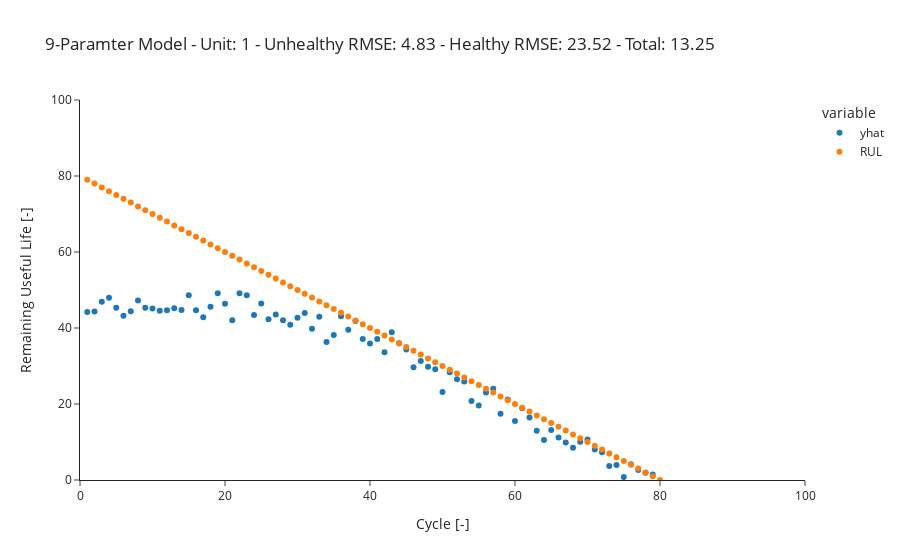
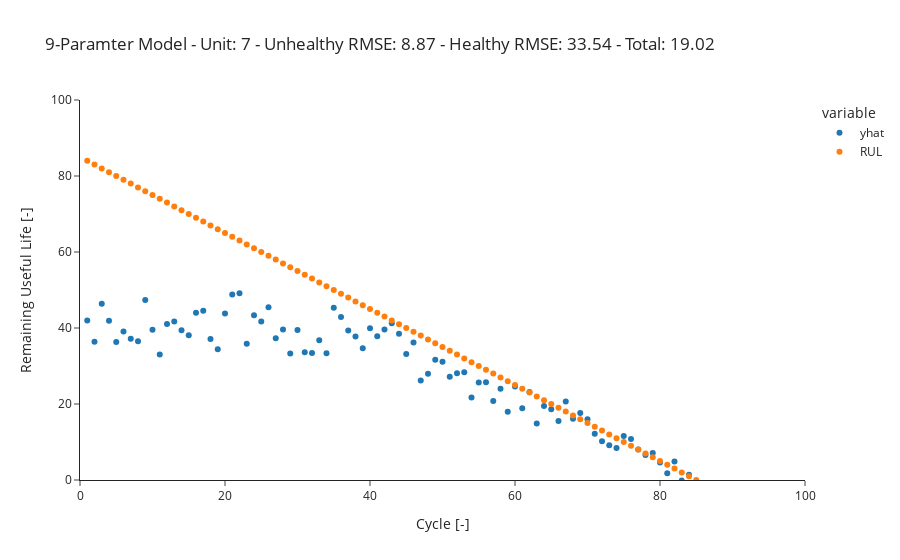

These figures' notebook cell, in order:
### Code cell
#plot out true target versus prediction with RMSE for 9-parameter model
unit_plots(df_results_true_9, title="9-Paramter Model")

### Figure 1 — Plotly figure (JSON) as saved in the notebook; plotly's stock layout.template omitted (floating-point values rounded to 4 significant figures)
{"data": [{"hovertemplate": "variable=yhat<br>cycle=%{x}<br>value=%{y}<extra></extra>", "legendgroup": "yhat", "marker": {"color": "#1F77B4", "symbol": "circle"}, "mode": "markers", "name": "yhat", "orientation": "v", "showlegend": true, "type": "scatter", "x": [1, 2, 3, 4, 5, 6, 7, 8, 9, 10, 11, 12, 13, 14, 15, 16, 17, 18, 19, 20, 21, 22, 23, 24, 25, 26, 27, 28, 29, 30, 31, 32, 33, 34, 35, 36, 37, 38, 39, 40, 41, 42, 43, 44, 45, 46, 47, 48, 49, 50, 51, 52, 53, 54, 55, 56, 57, 58, 59, 60, 61, 62, 63, 64, 65, 66, 67, 68, 69, 70, 71, 72, 73, 74, 75, 76, 77, 78, 79, 80], "xaxis": "x", "y": [44.23, 44.32, 46.91, 47.94, 45.3, 43.25, 44.42, 47.27, 45.33, 45.15, 44.55, 44.66, 45.19, 44.74, 48.63, 44.64, 42.82, 45.61, 49.14, 46.36, 42.04, 49.18, 48.62, 43.45, 46.42, 42.31, 43.57, 42.01, 40.84, 42.7, 43.97, 39.83, 42.98, 36.3, 38.18, 43.12, 39.56, 41.84, 37.08, 35.9, 37.07, 33.61, 38.9, 35.99, 34.34, 29.7, 31.33, 29.81, 29.17, 23.14, 28.36, 26.48, 25.95, 20.76, 19.6, 23.05, 24.04, 17.41, 21.21, 15.54, 18.89, 16.46, 12.97, 10.51, 13.18, 11.2, 9.892, 8.494, 10.06, 10.69, 8.014, 7.275, 3.665, 3.954, 0.7694, 4.131, 2.648, 1.9, 1.473, -0.2672], "yaxis": "y"}, {"hovertemplate": "variable=RUL<br>cycle=%{x}<br>value=%{y}<extra></extra>", "legendgroup": "RUL", "marker": {"color": "#FF7F0E", "symbol": "circle"}, "mode": "markers", "name": "RUL", "orientation": "v", "showlegend": true, "type": "scatter", "x": [1, 2, 3, 4, 5, 6, 7, 8, 9, 10, 11, 12, 13, 14, 15, 16, 17, 18, 19, 20, 21, 22, 23, 24, 25, 26, 27, 28, 29, 30, 31, 32, 33, 34, 35, 36, 37, 38, 39, 40, 41, 42, 43, 44, 45, 46, 47, 48, 49, 50, 51, 52, 53, 54, 55, 56, 57, 58, 59, 60, 61, 62, 63, 64, 65, 66, 67, 68, 69, 70, 71, 72, 73, 74, 75, 76, 77, 78, 79, 80], "xaxis": "x", "y": [79, 78, 77, 76, 75, 74, 73, 72, 71, 70, 69, 68, 67, 66, 65, 64, 63, 62, 61, 60, 59, 58, 57, 56, 55, 54, 53, 52, 51, 50, 49, 48, 47, 46, 45, 44, 43, 42, 41, 40, 39, 38, 37, 36, 35, 34, 33, 32, 31, 30, 29, 28, 27, 26, 25, 24, 23, 22, 21, 20, 19, 18, 17, 16, 15, 14, 13, 12, 11, 10, 9, 8, 7, 6, 5, 4, 3, 2, 1, 0], "yaxis": "y"}], "layout": {"legend": {"title": {"text": "variable"}, "tracegroupgap": 0}, "title": {"text": "9-Paramter Model - Unit: 1 - Unhealthy RMSE: 4.83 - Healthy RMSE: 23.52 - Total: 13.25"}, "xaxis": {"anchor": "y", "domain": [0, 1], "range": [0, 100], "title": {"text": "Cycle [-]"}}, "yaxis": {"anchor": "x", "domain": [0, 1], "range": [0, 100], "title": {"text": "Remaining Useful Life [-]"}}}}

### Figure 2 — Plotly figure (JSON) as saved in the notebook; plotly's stock layout.template omitted (floating-point values rounded to 4 significant figures)
{"data": [{"hovertemplate": "variable=yhat<br>cycle=%{x}<br>value=%{y}<extra></extra>", "legendgroup": "yhat", "marker": {"color": "#1F77B4", "symbol": "circle"}, "mode": "markers", "name": "yhat", "orientation": "v", "showlegend": true, "type": "scatter", "x": [1, 2, 3, 4, 5, 6, 7, 8, 9, 10, 11, 12, 13, 14, 15, 16, 17, 18, 19, 20, 21, 22, 23, 24, 25, 26, 27, 28, 29, 30, 31, 32, 33, 34, 35, 36, 37, 38, 39, 40, 41, 42, 43, 44, 45, 46, 47, 48, 49, 50, 51, 52, 53, 54, 55, 56, 57, 58, 59, 60, 61, 62, 63, 64, 65, 66, 67, 68, 69, 70, 71, 72, 73, 74, 75, 76, 77, 78, 79, 80, 81, 82, 83, 84, 85], "xaxis": "x", "y": [41.99, 36.36, 46.41, 41.93, 36.33, 39.06, 37.19, 36.5, 47.35, 39.57, 33.04, 41.04, 41.74, 39.38, 38.12, 44.03, 44.51, 37.08, 34.42, 43.8, 48.84, 49.13, 35.88, 43.33, 41.73, 45.46, 37.32, 39.62, 33.31, 39.49, 33.6, 33.39, 36.76, 33.39, 45.31, 42.88, 39.32, 37.73, 34.68, 39.95, 37.84, 39.61, 41.26, 38.52, 33.17, 36.15, 26.21, 27.99, 31.62, 31.15, 27.19, 28.06, 28.36, 21.69, 25.66, 25.75, 20.78, 24.0, 17.94, 24.58, 18.9, 23.19, 14.85, 19.49, 18.63, 15.51, 20.66, 16.09, 17.62, 16.0, 12.18, 10.18, 9.137, 8.43, 11.58, 10.79, 8.023, 6.588, 7.099, 4.573, 1.8, 4.879, -0.1496, 1.366, -1.332], "yaxis": "y"}, {"hovertemplate": "variable=RUL<br>cycle=%{x}<br>value=%{y}<extra></extra>", "legendgroup": "RUL", "marker": {"color": "#FF7F0E", "symbol": "circle"}, "mode": "markers", "name": "RUL", "orientation": "v", "showlegend": true, "type": "scatter", "x": [1, 2, 3, 4, 5, 6, 7, 8, 9, 10, 11, 12, 13, 14, 15, 16, 17, 18, 19, 20, 21, 22, 23, 24, 25, 26, 27, 28, 29, 30, 31, 32, 33, 34, 35, 36, 37, 38, 39, 40, 41, 42, 43, 44, 45, 46, 47, 48, 49, 50, 51, 52, 53, 54, 55, 56, 57, 58, 59, 60, 61, 62, 63, 64, 65, 66, 67, 68, 69, 70, 71, 72, 73, 74, 75, 76, 77, 78, 79, 80, 81, 82, 83, 84, 85], "xaxis": "x", "y": [84, 83, 82, 81, 80, 79, 78, 77, 76, 75, 74, 73, 72, 71, 70, 69, 68, 67, 66, 65, 64, 63, 62, 61, 60, 59, 58, 57, 56, 55, 54, 53, 52, 51, 50, 49, 48, 47, 46, 45, 44, 43, 42, 41, 40, 39, 38, 37, 36, 35, 34, 33, 32, 31, 30, 29, 28, 27, 26, 25, 24, 23, 22, 21, 20, 19, 18, 17, 16, 15, 14, 13, 12, 11, 10, 9, 8, 7, 6, 5, 4, 3, 2, 1, 0], "yaxis": "y"}], "layout": {"legend": {"title": {"text": "variable"}, "tracegroupgap": 0}, "title": {"text": "9-Paramter Model - Unit: 7 - Unhealthy RMSE: 8.87 - Healthy RMSE: 33.54 - Total: 19.02"}, "xaxis": {"anchor": "y", "domain": [0, 1], "range": [0, 100], "title": {"text": "Cycle [-]"}}, "yaxis": {"anchor": "x", "domain": [0, 1], "range": [0, 100], "title": {"text": "Remaining Useful Life [-]"}}}}
